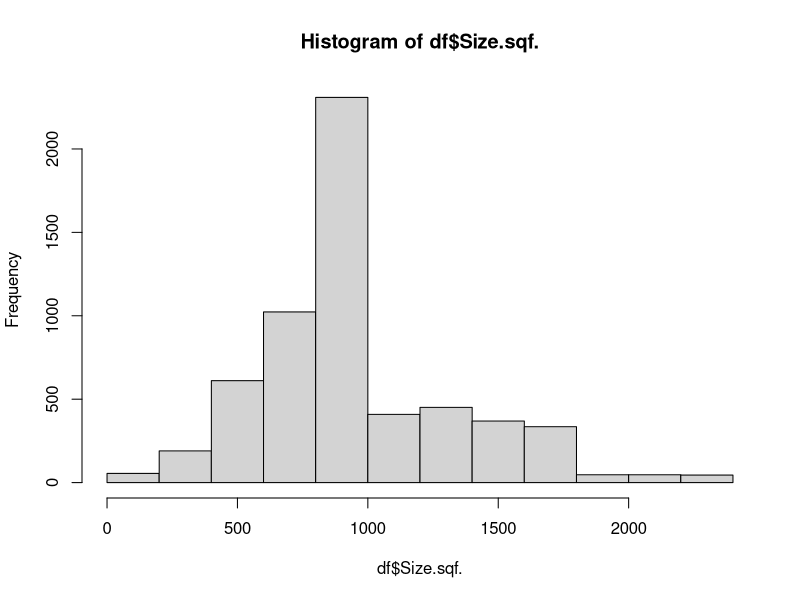

Recreate this plot in R.
## ---- chunk 1
knitr::opts_chunk$set(echo = TRUE)
## ---- chunk 2
file <- read.csv("dane.csv", stringsAsFactors = T)
df <- data.frame(file)
# Usunięcie kolumn zależnych od pozostałych
df <- df[, !(names(df) %in% c("N_FacilitiesNearBy.Total.", "N_SchoolNearBy.Total."))]

cat(nrow(df), "x", length(df))
head(df)
## ---- chunk 3
sample.size <- floor(0.8 * nrow(df))
set.seed(123)
train.ind <- sample(seq_len(nrow(df)), size = sample.size)
train <- df[train.ind, ]
test <- df[-train.ind, ]
## ---- chunk 4
dir_linear <- list()
dir_linear$fit <- lm(SalePrice ~ ., data = train)
summary(dir_linear$fit)
## ---- chunk 5
rmse = function (actual, predicted) {
  sqrt(mean((actual - predicted) ^ 2))
}
## ---- chunk 6
dir_linear$predicted <- predict(dir_linear$fit, test)
rmse(test$SalePrice, dir_linear$predicted)
## ---- chunk 7
predicted.df <- data.frame(test$SalePrice, dir_linear$predicted)
predicted.df.sample <- sample(seq_len(nrow(predicted.df)), size = 10)
predicted.df[predicted.df.sample, ]
## ---- chunk 8
hist(df$Size.sqf.)
## ---- chunk 9
library(splines)
dir_spline <- list()
spline_knots <- c(600, 700, 800, 900, 1000)
dir_spline$fit <- lm(SalePrice ~ . - Size.sqf. + bs(Size.sqf., knots = spline_knots), data = train)
summary(dir_spline$fit)
## ---- chunk 10
dir_spline$predicted <- predict(dir_spline$fit, test)
rmse(test$SalePrice, dir_spline$predicted)
## ---- chunk 11
predicted.df <- data.frame(test$SalePrice, dir_spline$predicted)
predicted.df.sample <- sample(seq_len(nrow(predicted.df)), size = 10)
predicted.df[predicted.df.sample, ]
